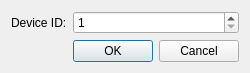
<?xml version="1.0" encoding="UTF-8"?>
<ui version="4.0">
 <class>JoystickConfigurationDialog</class>
 <widget class="QDialog" name="JoystickConfigurationDialog">
  <property name="windowModality">
   <enum>Qt::ApplicationModal</enum>
  </property>
  <property name="geometry">
   <rect>
    <x>0</x>
    <y>0</y>
    <width>230</width>
    <height>72</height>
   </rect>
  </property>
  <property name="windowTitle">
   <string>vJoy Configuration</string>
  </property>
  <property name="modal">
   <bool>true</bool>
  </property>
  <layout class="QFormLayout" name="formLayout">
   <item row="0" column="0">
    <widget class="QLabel" name="label">
     <property name="text">
      <string>Device ID:</string>
     </property>
    </widget>
   </item>
   <item row="0" column="1">
    <widget class="QSpinBox" name="spinBox">
     <property name="minimum">
      <number>1</number>
     </property>
     <property name="maximum">
      <number>16</number>
     </property>
    </widget>
   </item>
   <item row="1" column="1">
    <widget class="QDialogButtonBox" name="buttonBox">
     <property name="orientation">
      <enum>Qt::Horizontal</enum>
     </property>
     <property name="standardButtons">
      <set>QDialogButtonBox::Cancel|QDialogButtonBox::Ok</set>
     </property>
    </widget>
   </item>
  </layout>
 </widget>
 <resources/>
 <connections>
  <connection>
   <sender>buttonBox</sender>
   <signal>accepted()</signal>
   <receiver>JoystickConfigurationDialog</receiver>
   <slot>accept()</slot>
   <hints>
    <hint type="sourcelabel">
     <x>248</x>
     <y>254</y>
    </hint>
    <hint type="destinationlabel">
     <x>157</x>
     <y>274</y>
    </hint>
   </hints>
  </connection>
  <connection>
   <sender>buttonBox</sender>
   <signal>rejected()</signal>
   <receiver>JoystickConfigurationDialog</receiver>
   <slot>reject()</slot>
   <hints>
    <hint type="sourcelabel">
     <x>316</x>
     <y>260</y>
    </hint>
    <hint type="destinationlabel">
     <x>286</x>
     <y>274</y>
    </hint>
   </hints>
  </connection>
 </connections>
</ui>
